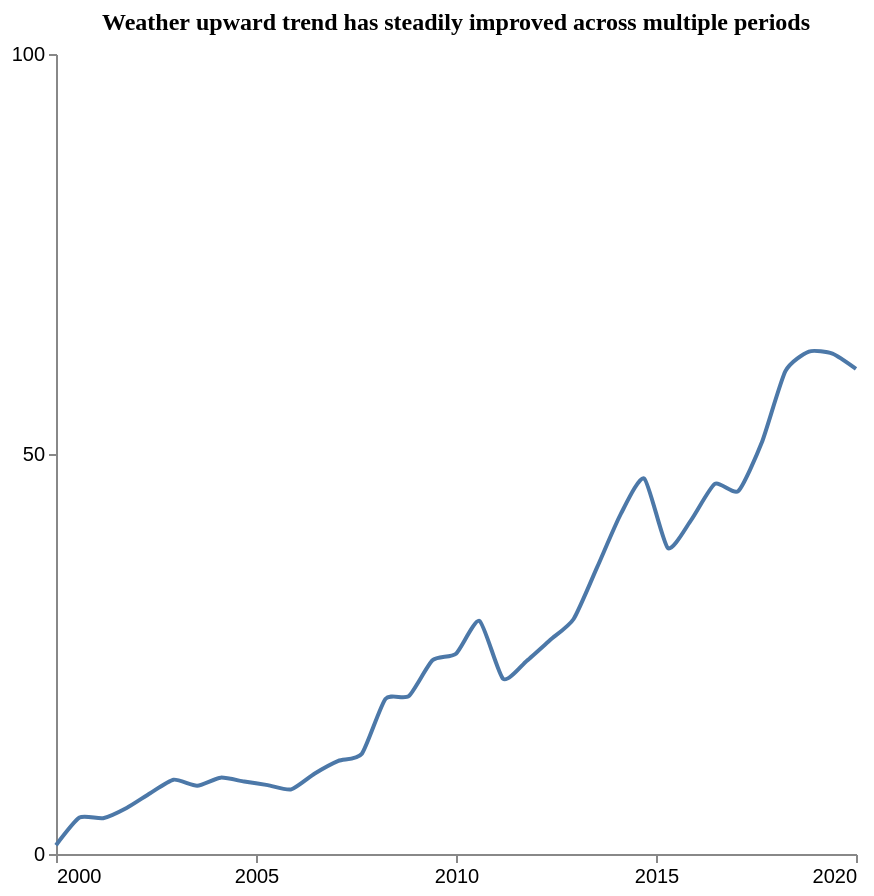

Describe this chart as a Vega-Lite specification.
### Vega-Lite specification from a JSON file in a GitHub repository (floating-point values rounded to 4 significant figures)
{"$schema": "https://vega.github.io/schema/vega-lite/v5.json", "description": "Pattern: Upward", "data": {"values": [{"X": 2000.0, "Y": 1.098}, {"X": 2001.0, "Y": 4.552}, {"X": 2001.0, "Y": 4.477}, {"X": 2002.0, "Y": 5.76}, {"X": 2002.0, "Y": 7.604}, {"X": 2003.0, "Y": 9.293}, {"X": 2004.0, "Y": 8.542}, {"X": 2004.0, "Y": 9.544}, {"X": 2005.0, "Y": 9.055}, {"X": 2005.0, "Y": 8.607}, {"X": 2006.0, "Y": 8.076}, {"X": 2006.0, "Y": 10.07}, {"X": 2007.0, "Y": 11.64}, {"X": 2008.0, "Y": 12.54}, {"X": 2008.0, "Y": 19.38}, {"X": 2009.0, "Y": 19.75}, {"X": 2009.0, "Y": 24.21}, {"X": 2010.0, "Y": 25.04}, {"X": 2011.0, "Y": 29.13}, {"X": 2011.0, "Y": 21.91}, {"X": 2012.0, "Y": 24.13}, {"X": 2012.0, "Y": 26.75}, {"X": 2013.0, "Y": 29.38}, {"X": 2014.0, "Y": 35.86}, {"X": 2014.0, "Y": 42.48}, {"X": 2015.0, "Y": 46.94}, {"X": 2015.0, "Y": 38.26}, {"X": 2016.0, "Y": 41.77}, {"X": 2016.0, "Y": 46.26}, {"X": 2017.0, "Y": 45.38}, {"X": 2018.0, "Y": 51.46}, {"X": 2018.0, "Y": 60.36}, {"X": 2019.0, "Y": 62.8}, {"X": 2019.0, "Y": 62.55}, {"X": 2020.0, "Y": 60.64}]}, "mark": {"type": "line", "interpolate": "cardinal", "tension": 0.4}, "encoding": {"x": {"field": "X", "type": "quantitative", "title": "", "axis": {"grid": false, "format": "d", "values": [2000, 2005, 2010, 2015, 2020], "tickSize": 4}, "scale": {"domain": [2000, 2020]}}, "y": {"field": "Y", "type": "quantitative", "title": "", "axis": {"grid": false, "format": "d", "values": [0, 50, 100], "tickSize": 4, "tickOpacity": 1}, "scale": {"domain": [0, 100]}}}, "title": {"text": "Weather upward trend has steadily improved across multiple periods", "anchor": "middle", "font": "Tahoma", "fontSize": 12}, "config": {"lineBreak": "^", "view": {"stroke": null}}, "height": 400, "width": 400, "autosize": "pad"}
